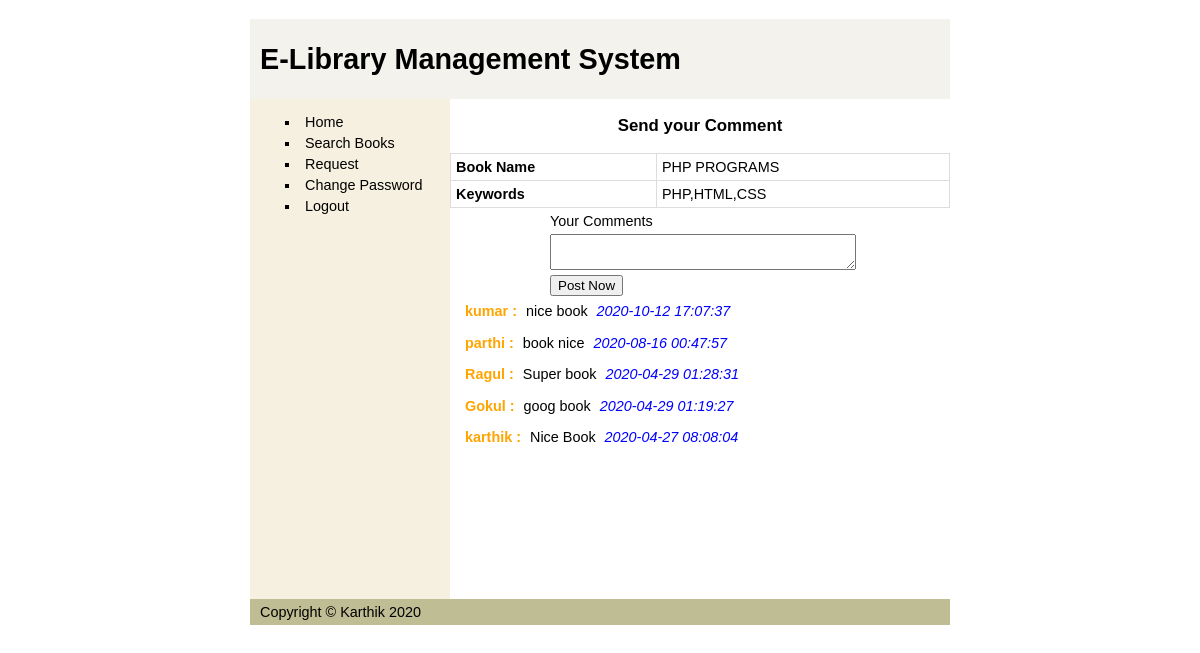
The app's page /comment.php?id=1 (signed in) with its own data.
### tables this page shows
CREATE TABLE `book` (
  `BID` int(11) NOT NULL,
  `BTITLE` varchar(150) NOT NULL,
  `KEYWORDS` varchar(150) NOT NULL,
  `FILE` varchar(150) NOT NULL
);

CREATE TABLE `comment` (
  `CID` int(11) NOT NULL,
  `BID` int(11) NOT NULL,
  `SID` int(11) NOT NULL,
  `COMM` varchar(150) NOT NULL,
  `LOGS` datetime NOT NULL
);

CREATE TABLE `student` (
  `ID` int(11) NOT NULL,
  `NAME` varchar(150) NOT NULL,
  `PASS` varchar(150) NOT NULL,
  `MAIL` varchar(150) NOT NULL,
  `DEP` varchar(150) NOT NULL
);

### comment.php (the view, shortened to what this page needs)
<?php
include "database.php";
?>
<!DOCTYPE html>
<html>
	<head>
	<link rel="stylesheet" type="text/css" href="css/style.css">
	</head>
	<body>
	<div id="container">
		<div id="header">
		<h1>E-Library Management System</h1>
		</div>
		<div id="wrapper">
			<h3 id="heading">Send your Comment</h3>
			<?php
			$sql="SELECT * FROM book where BID=".$_GET["id"];
			$res=$db->query($sql);
			if($res->num_rows>0)
			{
				echo "<table>";
				$row=$res->fetch_assoc();
				echo "<tr>
				<th>Book Name</th>
				<td>{$row["BTITLE"]}</td>
				</tr>
				<tr>
				<th>Keywords</th>
				<td>{$row["KEYWORDS"]}</td>
				</tr>
				";
				echo "</table>";
			}
			else
			{
				echo "<p class='error'>No Books Found</p>";
			}
			?>
			<div id="center">
			<form action="<?php echo $_SERVER["REQUEST_URI"];?>" method="post">
			<label>Your Comments
			</label>
			<textarea name="mes" required></textarea>
			<button type="submit" name="submit">Post Now</button>
			</form>
			</div>
			<?php
			$sql="SELECT student.NAME,comment.COMM,comment.LOGS FROM comment INNER JOIN student ON comment.SID=student.ID WHERE comment.BID={$_GET["id"]} ORDER BY comment.CID DESC ";
			$res=$db->query($sql);
			if($res->num_rows>0)
			{
				while($row=$res->fetch_assoc())
				{
					echo "<p><strong>{$row["NAME"]}  : </strong>
					{$row["COMM"]}
					<i>{$row["LOGS"]}</i>
					</p>";
				}
			}
			else
			{
				echo "<p class='error'>No Comment Yet...</p>";
			}
			?>
		</div>
		<div id="navi">
			<?php
			include "userSidebar.php";
			?>
		</div>
		<div id="footer">
		<p>Copyright &copy; Karthik 2020</p>
		</div>
	</div>
	</body>
</html>

### css/style.css (style rules this page uses)
html,body { margin:0; padding:0; }
body { font:90% calibri,sans-serif; text-align:center; }
div#header { background:#F3F2ED; }
div#header h1 { height:80px; line-height:80px; margin:0; padding-left:10px; }
div#container { height:auto; width:700px; margin:0 auto; text-align:left; }
div#wrapper { float:right; width:500px; }
div#wrapper p { line-height:1.5; text-align:justify; }
div#navi { float:left; height:500px; width:200px; background:#F6F0E0; }
div#footer { clear:both; width:100%; background:#BFBD93; }
div#footer p { margin:0; padding:5px 10px; }
p { margin:0 10px 10px; }
#heading { text-align:center; }
#center { height:auto; width:300px; margin-left:100px; }
label,input,button,select,textarea { display:block; margin-top:5px; margin-bottom:5px; }
input,select,textarea { width:100%; }
table { width:100%; border-collapse:collapse; }
table td,table th { border:1px solid #ddd; padding:5px; }
strong { color:orange; padding:5px; }
i { color:blue; padding:5px; }

### records on screen
book: BTITLE "PHP PROGRAMS", KEYWORDS "PHP,HTML,CSS"
comment: student.NAME "kumar", COMM "nice book", LOGS "2020-10-12 17:07:37"
comment: student.NAME "parthi", COMM "book nice", LOGS "2020-08-16 00:47:57"
comment: student.NAME "Ragul", COMM "Super book", LOGS "2020-04-29 01:28:31"
comment: student.NAME "Gokul", COMM "goog book", LOGS "2020-04-29 01:19:27"
comment: student.NAME "karthik", COMM "Nice Book", LOGS "2020-04-27 08:08:04"
